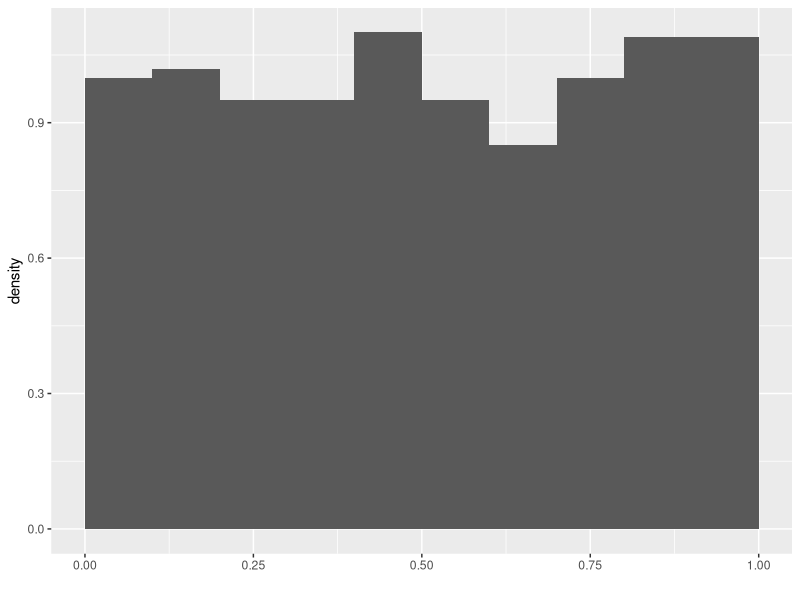

Reproduce this figure in R.
## ---- chunk 1
knitr::opts_chunk$set(echo = TRUE)
## ---- chunk 2
library(ggplot2)
df <- data.frame(x=runif(1000), y=rnorm(1000))
ggplot(df, aes(x=x, y=..density..)) + geom_histogram(binwidth=0.1, breaks=seq(0,1,0.1)) +
  scale_x_continuous("", limits=c(0,1)) 
